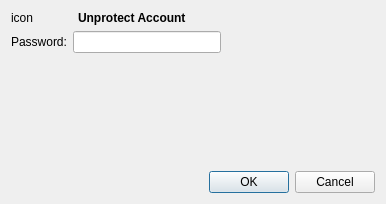
<?xml version="1.0" encoding="UTF-8"?>
<ui version="4.0">
 <author>Stefan Böhmann</author>
 <class>PasswordDialog</class>
 <widget class="QDialog" name="PasswordDialog">
  <property name="geometry">
   <rect>
    <x>0</x>
    <y>0</y>
    <width>386</width>
    <height>204</height>
   </rect>
  </property>
  <property name="sizePolicy">
   <sizepolicy hsizetype="Preferred" vsizetype="Minimum">
    <horstretch>0</horstretch>
    <verstretch>0</verstretch>
   </sizepolicy>
  </property>
  <layout class="QGridLayout" name="gridLayout">
   <item row="0" column="0">
    <widget class="QLabel" name="iconLabel">
     <property name="text">
      <string comment="KDE::DoNotExtract">icon</string>
     </property>
    </widget>
   </item>
   <item row="0" column="2" colspan="2">
    <widget class="QLabel" name="label_9">
     <property name="sizePolicy">
      <sizepolicy hsizetype="Expanding" vsizetype="Preferred">
       <horstretch>0</horstretch>
       <verstretch>0</verstretch>
      </sizepolicy>
     </property>
     <property name="font">
      <font>
       <weight>75</weight>
       <bold>true</bold>
      </font>
     </property>
     <property name="text">
      <string>Unprotect Account</string>
     </property>
     <property name="margin">
      <number>3</number>
     </property>
     <property name="indent">
      <number>5</number>
     </property>
    </widget>
   </item>
   <item row="1" column="0" colspan="2">
    <widget class="QLabel" name="label_2">
     <property name="text">
      <string>Password:</string>
     </property>
     <property name="buddy">
      <cstring>password</cstring>
     </property>
    </widget>
   </item>
   <item row="1" column="2">
    <widget class="KLineEdit" name="password">
     <property name="minimumSize">
      <size>
       <width>120</width>
       <height>0</height>
      </size>
     </property>
     <property name="echoMode">
      <enum>QLineEdit::Password</enum>
     </property>
    </widget>
   </item>
   <item row="1" column="3">
    <spacer name="horizontalSpacer">
     <property name="orientation">
      <enum>Qt::Horizontal</enum>
     </property>
     <property name="sizeHint" stdset="0">
      <size>
       <width>120</width>
       <height>20</height>
      </size>
     </property>
    </spacer>
   </item>
   <item row="2" column="0" colspan="4">
    <spacer name="verticalSpacer_2">
     <property name="orientation">
      <enum>Qt::Vertical</enum>
     </property>
     <property name="sizeHint" stdset="0">
      <size>
       <width>118</width>
       <height>51</height>
      </size>
     </property>
    </spacer>
   </item>
   <item row="3" column="0" colspan="4">
    <widget class="QDialogButtonBox" name="buttonBox">
     <property name="standardButtons">
      <set>QDialogButtonBox::Cancel|QDialogButtonBox::Ok</set>
     </property>
    </widget>
   </item>
  </layout>
 </widget>
 <customwidgets>
  <customwidget>
   <class>KLineEdit</class>
   <extends>QLineEdit</extends>
   <header>klineedit.h</header>
  </customwidget>
 </customwidgets>
 <resources/>
 <connections>
  <connection>
   <sender>buttonBox</sender>
   <signal>accepted()</signal>
   <receiver>PasswordDialog</receiver>
   <slot>accept()</slot>
   <hints>
    <hint type="sourcelabel">
     <x>272</x>
     <y>184</y>
    </hint>
    <hint type="destinationlabel">
     <x>267</x>
     <y>200</y>
    </hint>
   </hints>
  </connection>
  <connection>
   <sender>buttonBox</sender>
   <signal>rejected()</signal>
   <receiver>PasswordDialog</receiver>
   <slot>reject()</slot>
   <hints>
    <hint type="sourcelabel">
     <x>361</x>
     <y>186</y>
    </hint>
    <hint type="destinationlabel">
     <x>365</x>
     <y>200</y>
    </hint>
   </hints>
  </connection>
 </connections>
</ui>
